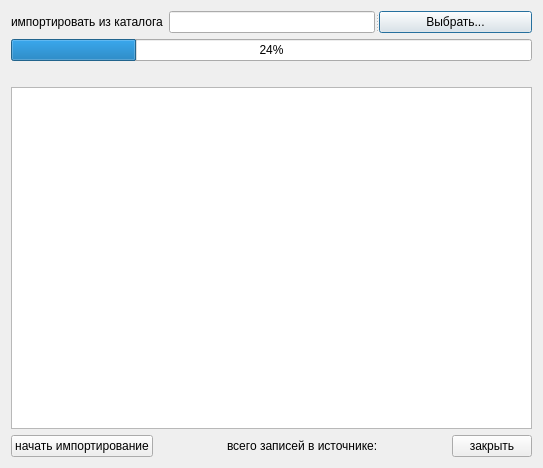
<?xml version="1.0" encoding="UTF-8"?>
<ui version="4.0">
 <class>Dialog</class>
 <widget class="QDialog" name="Dialog">
  <property name="geometry">
   <rect>
    <x>0</x>
    <y>0</y>
    <width>543</width>
    <height>468</height>
   </rect>
  </property>
  <property name="windowTitle">
   <string>Загрузка услуг из номенкулатуры</string>
  </property>
  <layout class="QGridLayout">
   <item row="0" column="0" colspan="2">
    <layout class="QHBoxLayout">
     <item>
      <widget class="QLabel" name="label">
       <property name="text">
        <string>импортировать из каталога</string>
       </property>
      </widget>
     </item>
     <item>
      <widget class="QSplitter" name="splitter">
       <property name="orientation">
        <enum>Qt::Horizontal</enum>
       </property>
       <widget class="QLineEdit" name="edtFileName">
        <property name="text">
         <string/>
        </property>
        <property name="readOnly">
         <bool>false</bool>
        </property>
       </widget>
       <widget class="QPushButton" name="btnOpen">
        <property name="text">
         <string>Выбрать...</string>
        </property>
       </widget>
      </widget>
     </item>
    </layout>
   </item>
   <item row="2" column="0" colspan="2">
    <widget class="CProgressBar" name="progressBar">
     <property name="value">
      <number>24</number>
     </property>
     <property name="orientation">
      <enum>Qt::Horizontal</enum>
     </property>
    </widget>
   </item>
   <item row="3" column="0" colspan="2">
    <widget class="QLabel" name="statusLabel">
     <property name="text">
      <string/>
     </property>
    </widget>
   </item>
   <item row="4" column="0" colspan="2">
    <widget class="QTextBrowser" name="log"/>
   </item>
   <item row="5" column="0" colspan="2">
    <layout class="QHBoxLayout">
     <property name="spacing">
      <number>6</number>
     </property>
     <property name="margin">
      <number>0</number>
     </property>
     <item>
      <widget class="QPushButton" name="btnImport">
       <property name="text">
        <string>начать импортирование</string>
       </property>
      </widget>
     </item>
     <item>
      <spacer>
       <property name="orientation">
        <enum>Qt::Horizontal</enum>
       </property>
       <property name="sizeHint" stdset="0">
        <size>
         <width>40</width>
         <height>20</height>
        </size>
       </property>
      </spacer>
     </item>
     <item>
      <widget class="QLabel" name="labelNum">
       <property name="text">
        <string>всего записей в источнике:</string>
       </property>
      </widget>
     </item>
     <item>
      <spacer>
       <property name="orientation">
        <enum>Qt::Horizontal</enum>
       </property>
       <property name="sizeHint" stdset="0">
        <size>
         <width>40</width>
         <height>20</height>
        </size>
       </property>
      </spacer>
     </item>
     <item>
      <widget class="QPushButton" name="btnClose">
       <property name="text">
        <string>закрыть</string>
       </property>
      </widget>
     </item>
    </layout>
   </item>
  </layout>
 </widget>
 <customwidgets>
  <customwidget>
   <class>CProgressBar</class>
   <extends>QProgressBar</extends>
   <header location="global">library.ProgressBar</header>
  </customwidget>
 </customwidgets>
 <resources/>
 <connections/>
</ui>
